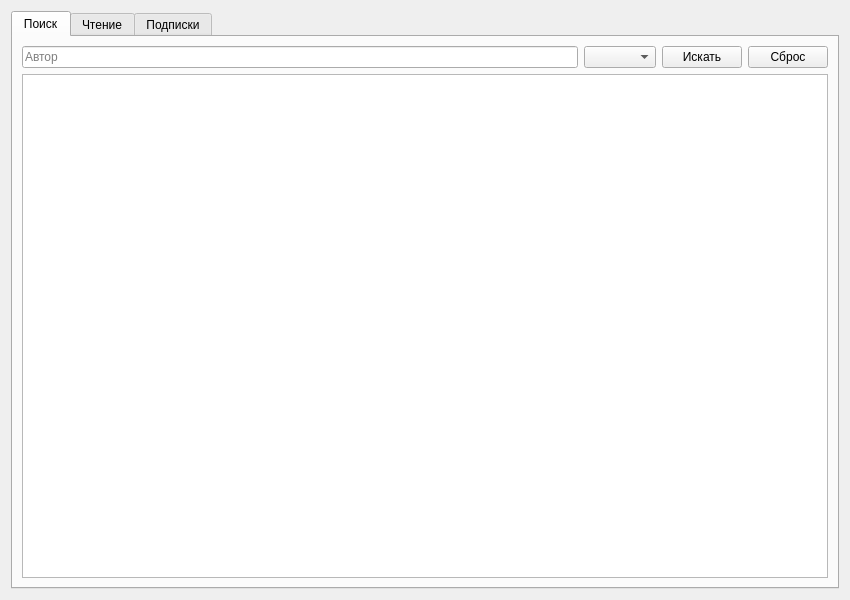
<?xml version="1.0" encoding="UTF-8"?>
<ui version="4.0">
 <class>ReaderForm</class>
 <widget class="QWidget" name="ReaderForm">
  <property name="geometry"><rect><x>0</x><y>0</y><width>850</width><height>600</height></rect></property>
  <property name="windowTitle"><string>Окно читателя</string></property>
  <layout class="QVBoxLayout" name="mainLayout">
   <item>
    <widget class="QTabWidget" name="tabs">
     <widget class="QWidget" name="search_tab">
      <attribute name="title"><string>Поиск</string></attribute>
      <layout class="QVBoxLayout" name="search_layout">
       <item>
        <layout class="QHBoxLayout" name="filter_layout">
         <item><widget class="QLineEdit" name="author_edit"><property name="placeholderText"><string>Автор</string></property></widget></item>
         <item><widget class="QComboBox" name="genre_combo"/></item>
         <item><widget class="QPushButton" name="search_btn"><property name="text"><string>Искать</string></property></widget></item>
         <item><widget class="QPushButton" name="reset_btn"><property name="text"><string>Сброс</string></property></widget></item>
        </layout>
       </item>
       <item><widget class="QTableWidget" name="table"/></item>
      </layout>
     </widget>
     <widget class="QWidget" name="reading_tab">
      <attribute name="title"><string>Чтение</string></attribute>
      <layout class="QVBoxLayout" name="reading_layout">
       <item><widget class="QLabel" name="book_title_label"><property name="text"><string>Выберите книгу в таблице и нажмите 'Читать'</string></property></widget></item>
       <item><widget class="QPushButton" name="read_btn"><property name="text"><string>Читать выбранную книгу</string></property></widget></item>
       <item><widget class="QTextEdit" name="text_edit"><property name="readOnly"><bool>true</bool></property></widget></item>
      </layout>
     </widget>
     <widget class="QWidget" name="sub_tab">
      <attribute name="title"><string>Подписки</string></attribute>
      <layout class="QVBoxLayout" name="sub_layout">
       <item>
        <layout class="QHBoxLayout" name="sub_h_layout">
         <item><widget class="QComboBox" name="sub_genre_combo"/></item>
         <item><widget class="QPushButton" name="subscribe_btn"><property name="text"><string>Подписаться</string></property></widget></item>
         <item><widget class="QPushButton" name="unsubscribe_btn"><property name="text"><string>Отписаться</string></property></widget></item>
        </layout>
       </item>
       <item><widget class="QListWidget" name="sub_list"/></item>
      </layout>
     </widget>
    </widget>
   </item>
  </layout>
 </widget>
 <resources/>
 <connections/>
</ui>
